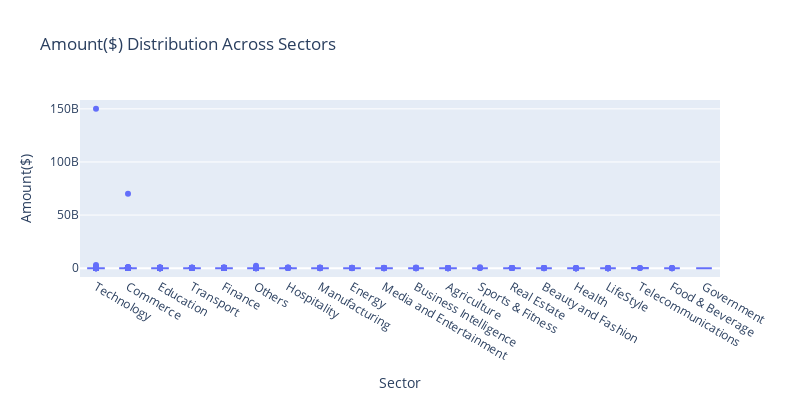

The cell this chart's notebook holds for it:
### Markdown cell above
Categorical-Numerical Relationship

### Code cell
# Create the box plot using Plotly Express
fig = px.box(final_dataset, x='sector', y='amount($)', title='Amount($) Distribution Across Sectors',
             labels={'sector': 'Sector', 'amount($)': 'Amount($)'})
fig.update_layout(xaxis={'categoryorder': 'total descending'},
                  height=400,
                  width=800)
fig.show()

### Figure 1 — Plotly figure (JSON) as saved in the notebook; plotly's stock layout.template omitted (floating-point values rounded to 4 significant figures; data arrays with more than 128 entries replaced by an {"elided": "..."} marker saying what was removed)
{"data": [{"alignmentgroup": "True", "hovertemplate": "Sector=%{x}<br>Amount($)=%{y}<extra></extra>", "legendgroup": "", "marker": {"color": "#636efa"}, "name": "", "notched": false, "offsetgroup": "", "orientation": "v", "showlegend": false, "type": "box", "x": {"elided": "2856 str values"}, "x0": " ", "xaxis": "x", "y": {"elided": "2856 float values"}, "y0": " ", "yaxis": "y"}], "layout": {"boxmode": "group", "height": 400, "legend": {"tracegroupgap": 0}, "title": {"text": "Amount($) Distribution Across Sectors"}, "width": 800, "xaxis": {"anchor": "y", "categoryorder": "total descending", "domain": [0, 1], "title": {"text": "Sector"}}, "yaxis": {"anchor": "x", "domain": [0, 1], "title": {"text": "Amount($)"}}}}
